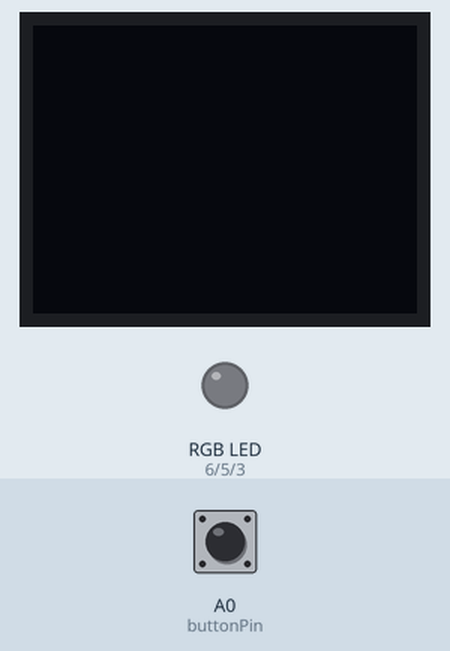
This sketch was run on a simulated Arduino Uno, built with avr-gcc and run on an emulated ATmega328P. On the bench: 64×48 one-colour display, an RGB LED mixed from three pins (HIGH = lit). Dashed ring = blinking. Inputs (shaded band) come from the test bench; at power-on: A0 (buttonPin) HIGH.

Above: at 1.2 s.
1.3 s: A0 (buttonPin) pulled LOW for 3.2 s
At 5.0 s:
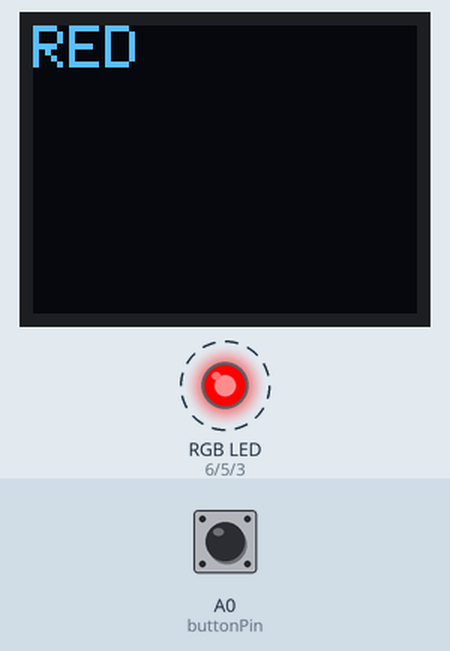
6.0 s: A0 (buttonPin) pulled LOW for 0.15 s
At 6.3 s:
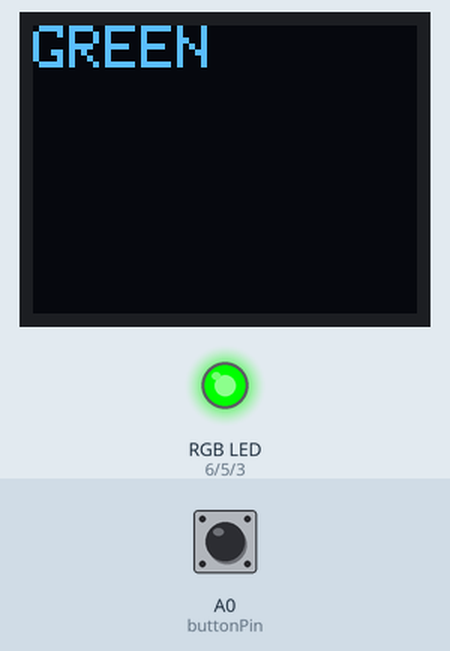
7.6 s: A0 (buttonPin) pulled LOW for 1 s
At 8.0 s:
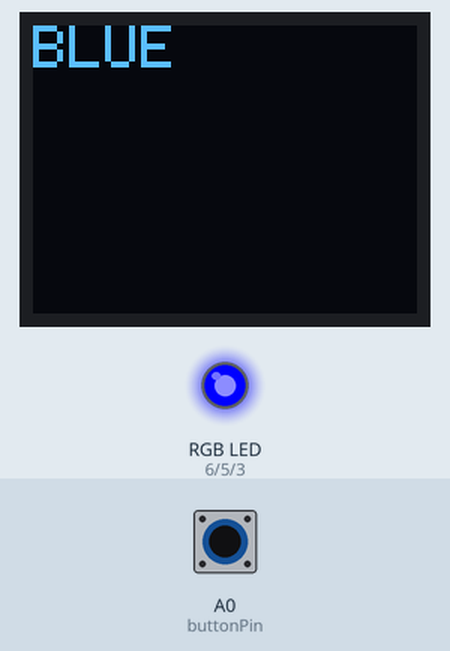
Timing chart, 0 to 10.6 s (numbered marks = the images above; inputs shaded):
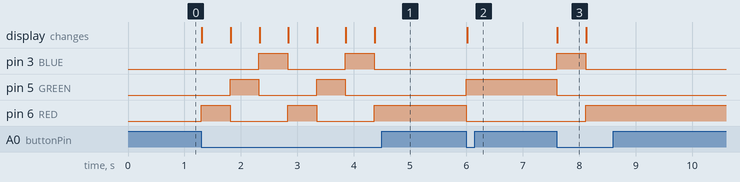

Measured:
- after the input at 1.3 s, pin 3 (BLUE): alternates HIGH for 0.51 s and LOW for 1.0 s, starting after 1.0 s; pin 5 (GREEN): alternates HIGH for 0.51 s and LOW for 1.0 s, 4 changes in all, then stays LOW, starting after 0.51 s; pin 6 (RED): alternates HIGH for 0.51 s and LOW for 1.0 s, starting at once; the display: changes at once (image 1)
- after the input at 6.0 s, pin 5 (GREEN): LOW → HIGH at once; pin 6 (RED): HIGH → LOW at once; the display: changes at once (image 2)
- after the input at 7.6 s, pin 3 (BLUE): LOW → HIGH at once, → LOW 0.51 s later; pin 5 (GREEN): HIGH → LOW at once; pin 6 (RED): LOW → HIGH after 0.51 s; the display: changes at once (image 3)
- what the display in image 3 shows lasts 0.5 s, from 7.6 s to 8.1 s

The sketch:

buttonandrgb.ino
```cpp
#include <MicroView.h>    // include MicroView library

int RED = 6;      // declare RED LED pin 6
int GREEN = 5;      // declare GREEN LED pin 5
int BLUE = 3;     // declare BLUE LED pin 3
int buttonPin = A0;       // push button pin
int buttonState = 0;// variable to store the pushbutton status
int buttonSwitch = 1;

void setup() {
  uView.begin();      // start MicroView
  uView.clear(PAGE);    // clear page
  pinMode(RED, OUTPUT);             // set RED LED pin as OUTPUT
  pinMode(GREEN, OUTPUT);             // set GREEN LED pin as OUTPUT
  pinMode(BLUE, OUTPUT);
  pinMode(buttonPin, INPUT);    // initialize the pushbutton pin as an input
  digitalWrite(buttonPin,HIGH);   // set Internal pull-up
}

void loop() {
  buttonState = digitalRead(buttonPin); // read the state of the pushbutton value

  // check if the pushbutton is pressed.
  // if it is not pressed, the buttonState is HIGH:
  if (buttonState == LOW && buttonSwitch == 1){
    analogWrite(BLUE,0);
    analogWrite(RED,255);
    uView.clear(PAGE);    // clear page
    uView.setCursor(0,0);
    uView.print("RED");
    uView.display();
    buttonSwitch = 2;
    delay(500);
  } else if (buttonSwitch == 2 && buttonState == LOW){
      analogWrite(RED,0);
      analogWrite(GREEN,255);
      uView.clear(PAGE);    // clear page
      uView.setCursor(0,0);
    buttonSwitch = 3;
    uView.print("GREEN");
    uView.display();
    delay(500);
  } else if (buttonSwitch == 3 && buttonState == LOW){
        analogWrite(GREEN,0);
        analogWrite(BLUE,255);
        uView.clear(PAGE);    // clear page
      uView.setCursor(0,0);
    buttonSwitch = 1;
    uView.print("BLUE");
    uView.display();
    delay(500);
  }
}
```
